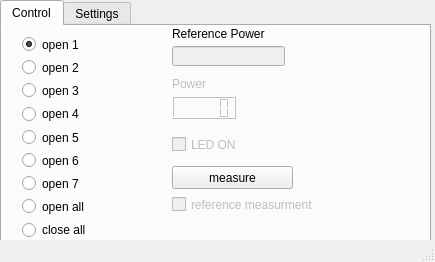
<?xml version="1.0" encoding="UTF-8"?>
<ui version="4.0">
 <class>MainWindow</class>
 <widget class="QMainWindow" name="MainWindow">
  <property name="geometry">
   <rect>
    <x>0</x>
    <y>0</y>
    <width>435</width>
    <height>262</height>
   </rect>
  </property>
  <property name="windowTitle">
   <string>MainWindow</string>
  </property>
  <widget class="QWidget" name="centralwidget">
   <widget class="QTabWidget" name="tabWidget">
    <property name="geometry">
     <rect>
      <x>0</x>
      <y>0</y>
      <width>431</width>
      <height>251</height>
     </rect>
    </property>
    <property name="currentIndex">
     <number>0</number>
    </property>
    <widget class="QWidget" name="tab_3">
     <attribute name="title">
      <string>Control</string>
     </attribute>
     <widget class="QLabel" name="label">
      <property name="geometry">
       <rect>
        <x>170</x>
        <y>0</y>
        <width>101</width>
        <height>16</height>
       </rect>
      </property>
      <property name="text">
       <string>Reference Power</string>
      </property>
     </widget>
     <widget class="QLCDNumber" name="pwr_actual">
      <property name="enabled">
       <bool>false</bool>
      </property>
      <property name="geometry">
       <rect>
        <x>170</x>
        <y>70</y>
        <width>64</width>
        <height>23</height>
       </rect>
      </property>
     </widget>
     <widget class="QPushButton" name="measure_btn">
      <property name="geometry">
       <rect>
        <x>170</x>
        <y>140</y>
        <width>121</width>
        <height>23</height>
       </rect>
      </property>
      <property name="text">
       <string>measure</string>
      </property>
     </widget>
     <widget class="QWidget" name="layoutWidget">
      <property name="geometry">
       <rect>
        <x>20</x>
        <y>10</y>
        <width>90</width>
        <height>203</height>
       </rect>
      </property>
      <layout class="QFormLayout" name="formLayout">
       <item row="0" column="0">
        <widget class="QRadioButton" name="open_1">
         <property name="text">
          <string>open 1</string>
         </property>
         <property name="checked">
          <bool>true</bool>
         </property>
        </widget>
       </item>
       <item row="1" column="0">
        <widget class="QRadioButton" name="open_2">
         <property name="text">
          <string>open 2</string>
         </property>
        </widget>
       </item>
       <item row="2" column="0">
        <widget class="QRadioButton" name="open_3">
         <property name="text">
          <string>open 3</string>
         </property>
        </widget>
       </item>
       <item row="3" column="0">
        <widget class="QRadioButton" name="open_4">
         <property name="text">
          <string>open 4</string>
         </property>
        </widget>
       </item>
       <item row="4" column="0">
        <widget class="QRadioButton" name="open_5">
         <property name="text">
          <string>open 5</string>
         </property>
        </widget>
       </item>
       <item row="5" column="0">
        <widget class="QRadioButton" name="open_6">
         <property name="text">
          <string>open 6</string>
         </property>
        </widget>
       </item>
       <item row="6" column="0">
        <widget class="QRadioButton" name="open_7">
         <property name="text">
          <string>open 7</string>
         </property>
        </widget>
       </item>
       <item row="7" column="0">
        <widget class="QRadioButton" name="open_all">
         <property name="text">
          <string>open all</string>
         </property>
        </widget>
       </item>
       <item row="8" column="0">
        <widget class="QRadioButton" name="close_all">
         <property name="text">
          <string>close all</string>
         </property>
        </widget>
       </item>
      </layout>
     </widget>
     <widget class="QCheckBox" name="ref_active">
      <property name="enabled">
       <bool>false</bool>
      </property>
      <property name="geometry">
       <rect>
        <x>170</x>
        <y>170</y>
        <width>191</width>
        <height>17</height>
       </rect>
      </property>
      <property name="text">
       <string>reference measurment</string>
      </property>
     </widget>
     <widget class="QLabel" name="label_2">
      <property name="enabled">
       <bool>false</bool>
      </property>
      <property name="geometry">
       <rect>
        <x>170</x>
        <y>50</y>
        <width>81</width>
        <height>16</height>
       </rect>
      </property>
      <property name="text">
       <string>Power</string>
      </property>
     </widget>
     <widget class="QCheckBox" name="led_on">
      <property name="enabled">
       <bool>false</bool>
      </property>
      <property name="geometry">
       <rect>
        <x>170</x>
        <y>110</y>
        <width>70</width>
        <height>17</height>
       </rect>
      </property>
      <property name="text">
       <string>LED ON</string>
      </property>
     </widget>
     <widget class="QLineEdit" name="ref_pwr_display">
      <property name="enabled">
       <bool>false</bool>
      </property>
      <property name="geometry">
       <rect>
        <x>170</x>
        <y>20</y>
        <width>113</width>
        <height>20</height>
       </rect>
      </property>
     </widget>
    </widget>
    <widget class="QWidget" name="tab_4">
     <attribute name="title">
      <string>Settings</string>
     </attribute>
     <widget class="QLCDNumber" name="lcd_open_pos">
      <property name="geometry">
       <rect>
        <x>140</x>
        <y>20</y>
        <width>64</width>
        <height>23</height>
       </rect>
      </property>
     </widget>
     <widget class="QLCDNumber" name="lcd_closed_pos">
      <property name="geometry">
       <rect>
        <x>140</x>
        <y>50</y>
        <width>64</width>
        <height>23</height>
       </rect>
      </property>
     </widget>
     <widget class="QLCDNumber" name="lcd_ref">
      <property name="geometry">
       <rect>
        <x>140</x>
        <y>80</y>
        <width>64</width>
        <height>23</height>
       </rect>
      </property>
     </widget>
     <widget class="QLabel" name="label_3">
      <property name="geometry">
       <rect>
        <x>30</x>
        <y>20</y>
        <width>71</width>
        <height>16</height>
       </rect>
      </property>
      <property name="text">
       <string>Open Position</string>
      </property>
     </widget>
     <widget class="QLabel" name="label_4">
      <property name="geometry">
       <rect>
        <x>30</x>
        <y>43</y>
        <width>81</width>
        <height>20</height>
       </rect>
      </property>
      <property name="text">
       <string>Closed Position</string>
      </property>
     </widget>
     <widget class="QLabel" name="label_5">
      <property name="geometry">
       <rect>
        <x>30</x>
        <y>80</y>
        <width>61</width>
        <height>16</height>
       </rect>
      </property>
      <property name="text">
       <string>Ref power</string>
      </property>
     </widget>
     <widget class="QLabel" name="label_6">
      <property name="geometry">
       <rect>
        <x>30</x>
        <y>120</y>
        <width>47</width>
        <height>13</height>
       </rect>
      </property>
      <property name="text">
       <string>USB</string>
      </property>
     </widget>
     <widget class="QLabel" name="label_7">
      <property name="geometry">
       <rect>
        <x>10</x>
        <y>150</y>
        <width>401</width>
        <height>31</height>
       </rect>
      </property>
      <property name="text">
       <string>This values should only be edited by qualified personel. Pleas contact engineering</string>
      </property>
     </widget>
     <widget class="QLabel" name="label_8">
      <property name="geometry">
       <rect>
        <x>10</x>
        <y>170</y>
        <width>401</width>
        <height>31</height>
       </rect>
      </property>
      <property name="text">
       <string>Changes only take effect if password is entered and Save button pressed</string>
      </property>
     </widget>
     <widget class="QLabel" name="label_9">
      <property name="geometry">
       <rect>
        <x>140</x>
        <y>0</y>
        <width>47</width>
        <height>13</height>
       </rect>
      </property>
      <property name="text">
       <string>Old</string>
      </property>
     </widget>
     <widget class="QLabel" name="label_usb">
      <property name="geometry">
       <rect>
        <x>96</x>
        <y>120</y>
        <width>91</width>
        <height>20</height>
       </rect>
      </property>
      <property name="text">
       <string>TextLabel</string>
      </property>
     </widget>
     <widget class="QLabel" name="label_11">
      <property name="geometry">
       <rect>
        <x>230</x>
        <y>0</y>
        <width>47</width>
        <height>13</height>
       </rect>
      </property>
      <property name="text">
       <string>New</string>
      </property>
     </widget>
     <widget class="QSpinBox" name="open_input">
      <property name="geometry">
       <rect>
        <x>230</x>
        <y>20</y>
        <width>42</width>
        <height>22</height>
       </rect>
      </property>
      <property name="maximum">
       <number>270</number>
      </property>
     </widget>
     <widget class="QSpinBox" name="closed_input">
      <property name="geometry">
       <rect>
        <x>230</x>
        <y>50</y>
        <width>42</width>
        <height>22</height>
       </rect>
      </property>
      <property name="maximum">
       <number>270</number>
      </property>
     </widget>
     <widget class="QDoubleSpinBox" name="ref_power_input">
      <property name="geometry">
       <rect>
        <x>230</x>
        <y>80</y>
        <width>62</width>
        <height>22</height>
       </rect>
      </property>
      <property name="maximum">
       <double>50.000000000000000</double>
      </property>
     </widget>
     <widget class="QLineEdit" name="usb_input">
      <property name="geometry">
       <rect>
        <x>230</x>
        <y>120</y>
        <width>113</width>
        <height>20</height>
       </rect>
      </property>
     </widget>
     <widget class="QLineEdit" name="input_password">
      <property name="geometry">
       <rect>
        <x>300</x>
        <y>10</y>
        <width>113</width>
        <height>20</height>
       </rect>
      </property>
      <property name="text">
       <string>password</string>
      </property>
      <property name="echoMode">
       <enum>QLineEdit::Password</enum>
      </property>
     </widget>
     <widget class="QPushButton" name="save_cfg_btn">
      <property name="geometry">
       <rect>
        <x>300</x>
        <y>30</y>
        <width>111</width>
        <height>23</height>
       </rect>
      </property>
      <property name="text">
       <string>Save changes</string>
      </property>
     </widget>
    </widget>
   </widget>
  </widget>
  <widget class="QStatusBar" name="statusbar"/>
 </widget>
 <resources/>
 <connections/>
</ui>
